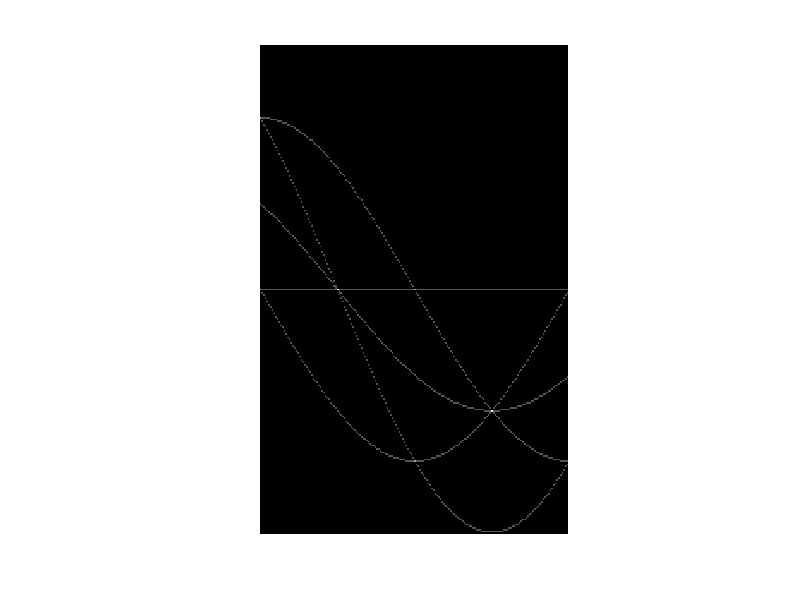
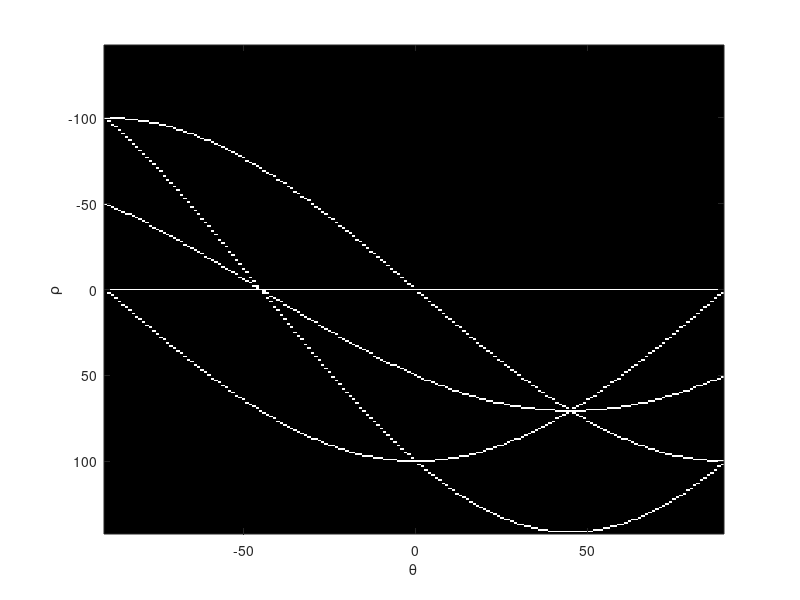

MATLAB code for these plots, in order:
%% ex_hough_5dots.m
% --------------------------------
clear all;
close all;
f = zeros(101, 101);
f(1, 1) = 1;
f(101, 1) = 1;
f(1, 101) = 1;
f(101, 101) = 1;
f(51, 51) = 1;

[H, theta, rho] = hough(f);
figure(1); imshow(H, []);
figure(2); imshow(H, 'XData', theta, 'YData', rho);
axis on, axis normal;
xlabel('\theta'), ylabel('\rho');